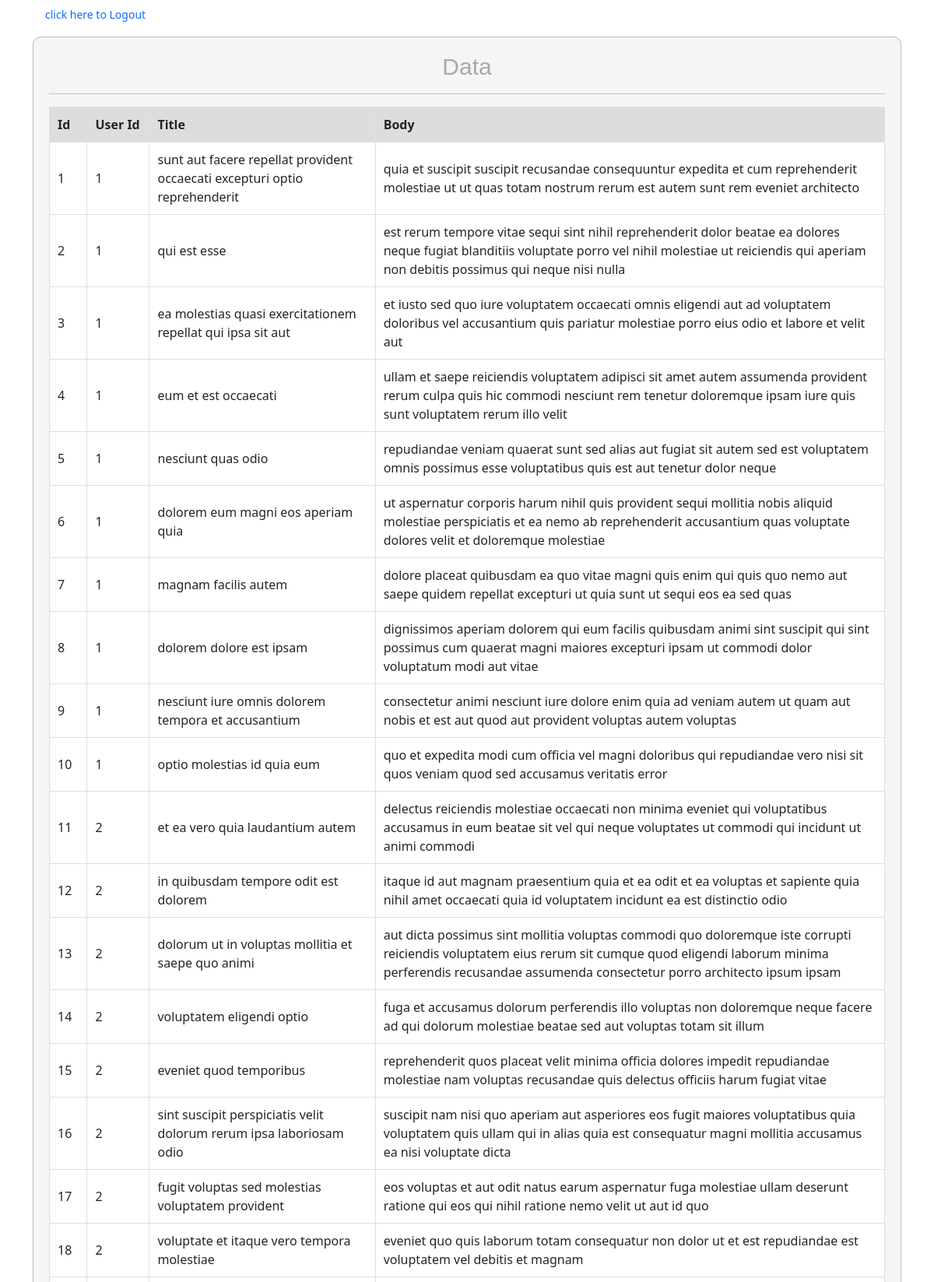
The app's page /data.php (upper part) with its own data.
### tables this page shows
CREATE TABLE `datatable` (
  `id` int(11) NOT NULL,
  `userId` int(11) NOT NULL,
  `title` text NOT NULL,
  `body` longtext NOT NULL
);

### data.php (the view, shortened to what this page needs)
<!DOCTYPE html>
<html>
<head>
    <link rel="stylesheet" type="text/css" href="css/bootstrap/bootstrap.css">
    <link rel="stylesheet" type="text/css" href="css/style.css">
</head>
<body>
    <?php
require ("includes/dbConnection.php");
$query= mysqli_query($sqlcon, "SELECT * FROM `datatable`");
if(mysqli_num_rows($query) > 0):
?>
    <div class="container">
    <a class="nav-link d-block small" href="logout.php">click here to Logout</a>
        <div class="main-div" style="margin-top: 10px; background-color: #f5f5f5;">
            <h1 class="text-center" style="color: #a9a9a9; font-size: 30px; font-family: sans-serif;">Data</h1><hr>
            <table style="border: 1px solid #dddfe2;">
                <tr class="table-heading">
                    <th class="table-heading-id">Id</th>
                    <th class="table-heading-uid">User Id</th>
                    <th class="table-heading-title">Title</th>
                    <th class="table-headin-body">Body</th>
                </tr>
                <?php
                while($row=mysqli_fetch_object($query)):?>
                <tr class="table-data">
                    <td class="table-data1"><?php echo $row->id; ?></td>
                    <td class="table-data2"><?php echo $row->userId; ?></td>
                    <td class="table-data3"><?php echo $row->title; ?></td>
                    <td class="table-data4"><?php echo $row->body; ?></td>
                </tr>
                <?php endwhile;?>
            </table>
            <?php
            else: ?>
            <h3>No Results found.</h3>
            <?php endif; ?>
        </div>
    </div>
</body>
</html>

### css/style.css (style rules this page uses)
.main-div { margin: 100px auto; padding: 20PX; border: 1px solid #bbbbbb; border-radius: 10px; }
a { text-decoration: none !important; color: #fff; }
.table-heading { background-color: #dddddd; border-bottom: 1px solid #dddfe2; }
.table-heading-id { width: 40px; padding: 10px; }
.table-heading-uid { width: 80px; border-left: 1px solid #dddfe2; padding: 10px; }
.table-heading-title { width: auto; border-left: 1px solid #dddfe2; padding: 10px; }
.table-headin-body { width: auto; border-left: 1px solid #dddfe2; padding: 10px; }
.table-data { background-color: #fff; border-bottom: 1px solid #dddfe2; }
.table-data1 { padding: 10px; }
.table-data2 { border-left: 1px solid #dddfe2; padding: 10px; }
.table-data3 { border-left: 1px solid #dddfe2; padding: 10px; }
.table-data4 { border-left: 1px solid #dddfe2; padding: 10px; }

### records on screen
datatable: id "1", userId "1", title "sunt aut facere repellat provident occaecati excepturi optio reprehenderit", body "quia et suscipit suscipit recusandae consequuntur expedita et cum reprehenderit molestiae ut ut quas totam nostrum rerum est autem sunt rem eveniet architecto"
datatable: id "2", userId "1", title "qui est esse", body "est rerum tempore vitae sequi sint nihil reprehenderit dolor beatae ea dolores neque fugiat blanditiis voluptate porro vel nihil molestiae ut reiciendis qui aperiam non debitis possimus qui neque nisi nulla"
datatable: id "3", userId "1", title "ea molestias quasi exercitationem repellat qui ipsa sit aut", body "et iusto sed quo iure voluptatem occaecati omnis eligendi aut ad voluptatem doloribus vel accusantium quis pariatur molestiae porro eius odio et labore et velit aut"
datatable: id "4", userId "1", title "eum et est occaecati", body "ullam et saepe reiciendis voluptatem adipisci sit amet autem assumenda provident rerum culpa quis hic commodi nesciunt rem tenetur doloremque ipsam iure quis sunt voluptatem rerum illo velit"
datatable: id "5", userId "1", title "nesciunt quas odio", body "repudiandae veniam quaerat sunt sed alias aut fugiat sit autem sed est voluptatem omnis possimus esse voluptatibus quis est aut tenetur dolor neque"
datatable: id "6", userId "1", title "dolorem eum magni eos aperiam quia", body "ut aspernatur corporis harum nihil quis provident sequi mollitia nobis aliquid molestiae perspiciatis et ea nemo ab reprehenderit accusantium quas voluptate dolores velit et doloremque molestiae"
datatable: id "7", userId "1", title "magnam facilis autem", body "dolore placeat quibusdam ea quo vitae magni quis enim qui quis quo nemo aut saepe quidem repellat excepturi ut quia sunt ut sequi eos ea sed quas"
datatable: id "8", userId "1", title "dolorem dolore est ipsam", body "dignissimos aperiam dolorem qui eum facilis quibusdam animi sint suscipit qui sint possimus cum quaerat magni maiores excepturi ipsam ut commodi dolor voluptatum modi aut vitae"
datatable: id "9", userId "1", title "nesciunt iure omnis dolorem tempora et accusantium", body "consectetur animi nesciunt iure dolore enim quia ad veniam autem ut quam aut nobis et est aut quod aut provident voluptas autem voluptas"
datatable: id "10", userId "1", title "optio molestias id quia eum", body "quo et expedita modi cum officia vel magni doloribus qui repudiandae vero nisi sit quos veniam quod sed accusamus veritatis error"
datatable: id "11", userId "2", title "et ea vero quia laudantium autem", body "delectus reiciendis molestiae occaecati non minima eveniet qui voluptatibus accusamus in eum beatae sit vel qui neque voluptates ut commodi qui incidunt ut animi commodi"
datatable: id "12", userId "2", title "in quibusdam tempore odit est dolorem", body "itaque id aut magnam praesentium quia et ea odit et ea voluptas et sapiente quia nihil amet occaecati quia id voluptatem incidunt ea est distinctio odio"
datatable: id "13", userId "2", title "dolorum ut in voluptas mollitia et saepe quo animi", body "aut dicta possimus sint mollitia voluptas commodi quo doloremque iste corrupti reiciendis voluptatem eius rerum sit cumque quod eligendi laborum minima perferendis recusandae assumenda consectetur porro architecto ipsum ipsam"
datatable: id "14", userId "2", title "voluptatem eligendi optio", body "fuga et accusamus dolorum perferendis illo voluptas non doloremque neque facere ad qui dolorum molestiae beatae sed aut voluptas totam sit illum"
datatable: id "15", userId "2", title "eveniet quod temporibus", body "reprehenderit quos placeat velit minima officia dolores impedit repudiandae molestiae nam voluptas recusandae quis delectus officiis harum fugiat vitae"
datatable: id "16", userId "2", title "sint suscipit perspiciatis velit dolorum rerum ipsa laboriosam odio", body "suscipit nam nisi quo aperiam aut asperiores eos fugit maiores voluptatibus quia voluptatem quis ullam qui in alias quia est consequatur magni mollitia accusamus ea nisi voluptate dicta"
datatable: id "17", userId "2", title "fugit voluptas sed molestias voluptatem provident", body "eos voluptas et aut odit natus earum aspernatur fuga molestiae ullam deserunt ratione qui eos qui nihil ratione nemo velit ut aut id quo"
datatable: id "18", userId "2", title "voluptate et itaque vero tempora molestiae", body "eveniet quo quis laborum totam consequatur non dolor ut et est repudiandae est voluptatem vel debitis et magnam"
